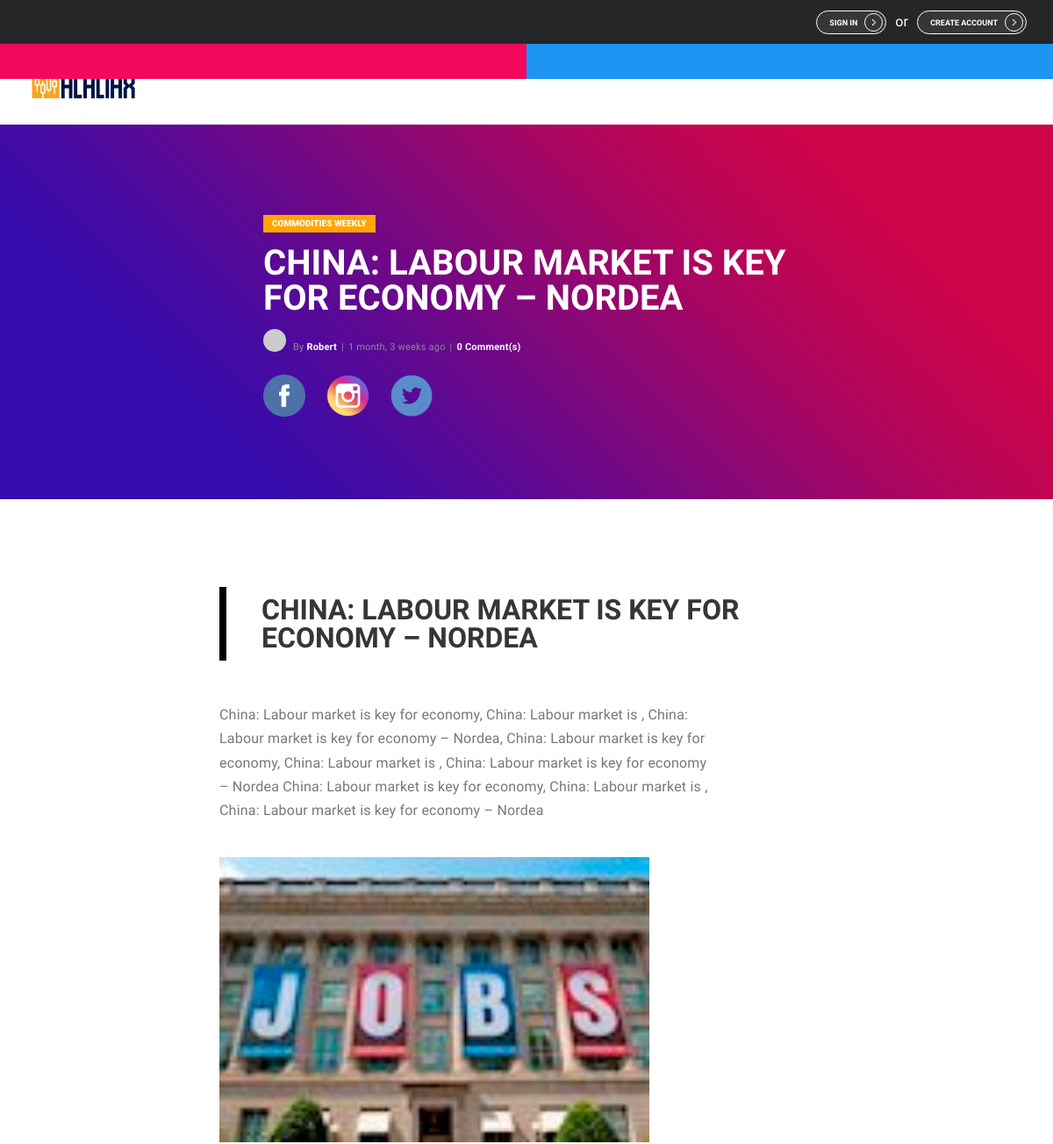
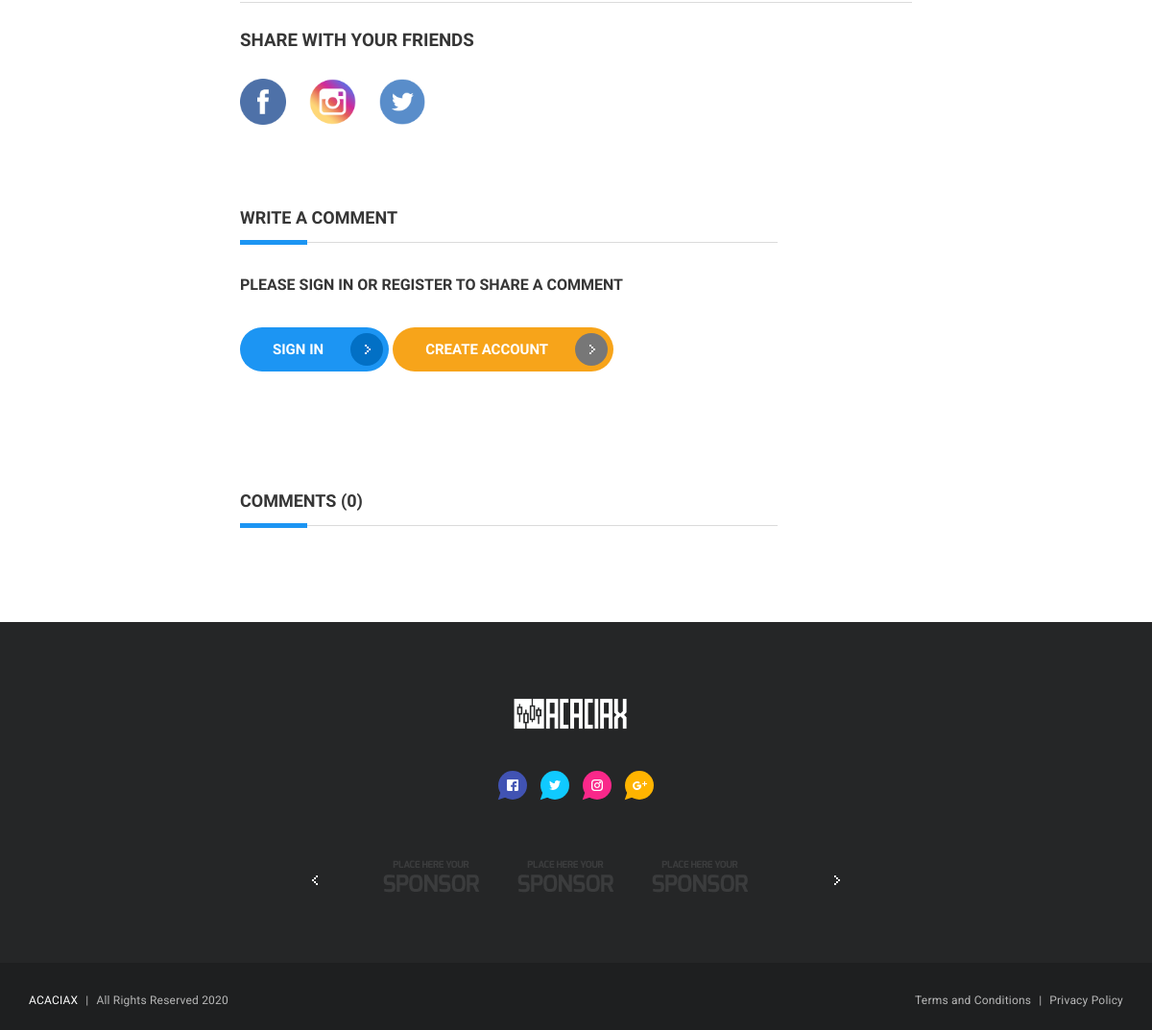
/analysis/2/, run on the app's committed database (2 pictures, top to bottom).
### analysis/models.py (models this page shows, shortened)
class AnalysisArticle(models.Model):
	ANALYSIS_ARTICLE_CATEGORY = (
		('COMMODITIES WEEKLY', 'COMMODITIES WEEKLY'),
	)
	title = models.CharField(max_length=255)
	description = models.TextField(max_length=4000)
	category = models.CharField(max_length=255, choices=ANALYSIS_ARTICLE_CATEGORY, default='COMMODITIES WEEKLY')
	image = models.ImageField(blank=True, upload_to='analysis')
	last_updated = models.DateTimeField(auto_now_add=True)
	starter = models.ForeignKey(User, related_name='analysis_articles', on_delete=models.CASCADE)

### analysis/views.py (the view)
# urls.py: re_path(r'^analysis/(?P<analysis_article_pk>\d+)/$', analysis_views.analysis_posts, name='analysis_posts'),
def analysis_posts(request, analysis_article_pk):
    analysis_article = get_object_or_404(AnalysisArticle, pk=analysis_article_pk)
    if request.method == 'POST':
        form = PostForm(request.POST)
        if form.is_valid():
            post = form.save(commit=False)
            post.analysis_article = analysis_article
            post.created_by = request.user
            post.save()
    else:
        form = PostForm()
    return render(request, 'analysis_post.html', {'analysis_article' : analysis_article, 'form':form })

### forum/templatetags/gravatar.py (called while the page is built)
@register.filter
def gravatar(user):
    email = user.email.lower().encode('utf-8')
    default = 'mm'
    size = 256
    url = 'https://www.gravatar.com/avatar/{md5}?{params}'.format(
        md5=hashlib.md5(email).hexdigest(),
        params=urlencode({'d': default, 's': str(size)})
    )
    return url

### templates/analysis_post.html (shortened to what this page needs)
{% extends 'base.html' %}
{% load static %}
{% load gravatar %}
{% load humanize %}
{% block stylesheet %}
  <link rel="stylesheet" href="{% static 'css/simplemde.min.css' %}">
{% endblock %}
{% block content_analysis_posts %}
  <div class="banner-wrap game-review">
  <div class="banner grid-limit cstm-width-50">
    <a href="news-v2.html" class="tag-ornament cstm-bg-yellow">{{ analysis_article.category }}</a>
  <h2 class="banner-title pad-tp_btm text-left">{{ analysis_article.title }}</h2>
      <div class="post-author-info-wrap">
        <a href="search-results.html">
          <figure class="user-avatar tiny liquid">
          </figure>
        </a>
        <p class="post-author-info small light">By <a href="#0" class="post-author cstm-camel-case clr-whte">{{ analysis_article.starter }}</a><span class="separator">|</span>{{ analysis_article.last_updated|naturaltime }}<span class="separator">|</span><a href="#op-comments" class="post-comment-count clr-whte">{{ analysis_article.analysis_posts.count }} Comment(s)</a></p>
      </div>
      <br>
      <div class="layout-item-2-1">
        <div class="layout-item cstm-no-grid">
          <img class="icon-cstm-width" src="{% static 'img/acaciax/facebook_icon.png' %}">
          <img class="icon-cstm-width" src="{% static 'img/acaciax/instagram_icon.png' %}">
          <img class="icon-cstm-width" src="{% static 'img/acaciax/twitter_icon.png' %}">
        </div>
        <div class="layout-item">
        </div>
      </div>
  </div>
  </div>
  <div class="layout-content-full grid-limit cstm-width-700">
  <div class="faq-items">
  <div class="faq-item no-border">
    <div class="cstm-post-title">
      <div class="post_section">
      <div class="posts_header_text">
        <h1>{{ analysis_article.title }}</h1>
      </div>
      <div class="posts_text cstm-width-80">
        <p>{{ analysis_article.description }}</p>
      </div>
    </div>
    </div>
    <div class="faq-item-content">
      <img class="faq-item-img cstm-post-img-width" src="{{ analysis_article.image.url }}" alt="{{ analysis_article.title }}">
    </div>
  </div>
  <div class="faq-item">
  </div>
  <div class="faq-item no-border">
      <div class="cstm-post-title">
        <div class="post_section">
            <h3 class="pad-tp_btm_post">Share with your friends</h3>
          <div class="posts_social-icons cstm-width-80">
            <div class="layout-item-2-1">
              <div class="layout-item cstm-no-grid">
                <img class="icon-cstm-width" src="{% static 'img/acaciax/facebook_icon.png' %}">
                <img class="icon-cstm-width" src="{% static 'img/acaciax/instagram_icon.png' %}">
                <img class="icon-cstm-width" src="{% static 'img/acaciax/twitter_icon.png' %}">
              </div>
              <br><br>
            </div>
            <br><br><br>
            <div class="post-comment-form-wrap">
              <div class="section-title-wrap blue">
                <h2 class="section-title medium">Write a comment</h2>
                <div class="section-title-separator"></div>
              </div>
               {% if user.is_authenticated %}
                <div class="form-row">
                    <form method="post">
                    {% csrf_token %}
                    {% include 'includes/form.html' %}
                    <button type="submit" class="button blue full">Post your comment</button>
                  </form>
                </div>
                {% else %}
                <br><br>
                  <h4>Please Sign in or Register to share a comment</h4>
                  <br><br>
                    <button style="font-size: 15px;" class="button blue cstm_fit_content">
                      SIGN IN
                      <span class="button-ornament">
                        <svg class="arrow-icon medium">
                          <use xlink:href="#svg-arrow-medium"></use>
                        </svg>
                      </span>
                    </button>
                    <button style="font-size: 15px;" class="button accent-color-bg cstm_fit_content">
                      CREATE ACCOUNT
                      <span class="button-ornament">
                        <svg class="arrow-icon medium">
                          <use xlink:href="#svg-arrow-medium"></use>
                        </svg>
                      </span>
                    </button>
                {% endif %}
            </div>
            <br><br><br><br><br><br><br>
                <div id="op-comments" class="post-comment-thread">
                  <div class="section-title-wrap blue">
                    <h2 class="section-title medium">Comments ({{ analysis_article.analysis_posts.count }})</h2>
                    <div class="section-title-separator"></div>
                  </div>
                </div>
          </div>
      </div>
    </div>
  </div>
  </div>
  </div>
  {% endblock content_analysis_posts %}

### static/css/custom_css.css (style rules this page uses)
html { scroll-behavior: smooth; }
span { font-family: "Exo",sans-serif!important; letter-spacing: 0.2px; }
p { font-size: 1.0em; padding-top: 8px; font-family: "Exo",sans-serif!important; letter-spacing: 0.2px; }
.tag-ornament { background-color: #ffb400; }
.faq-item .faq-item-img { height: 100%; width: 100%; }
.cstm-camel-case { text-transform: capitalize; }
.text-left { text-align: left!important; }
.cstm-width-50 { width: 50%; }
.cstm-width-80 { width: 80%; }
.posts_header_text { padding: 10px 40px; border-left: 8px solid; margin: 40px 0px; }
.cstm-no-grid { display: unset; }
.icon-cstm-width { width: 12%; padding-right: 20px; }
.section-title-wrap .section-title-separator:before { height: 5px; }
.cstm_fit_content { width: fit-content; }
.pad-tp_btm_post { padding: 30px 0px; }
.pad-tp_btm { padding: 15px 0px; font-size: 2.5em!important; }
.cstm-bg-yellow { background-color: orange; }
.no-border { border-bottom: unset!important; border:unset; }
.cstm-width-700 { max-width: 700px; }
.cstm-post-img-width { width: 70%!important; }
button.accent-color-bg { background-color: #F7A41A; }
.accent-color-bg { background-color: #F7A41A; }
.clr-whte { color: #FFF; }

### data on the page
AnalysisArticle: category "COMMODITIES WEEKLY", title "CHINA: LABOUR MARKET IS KEY FOR ECONOMY – NORDEA", starter "Robert", last_updated "1 month, 3 weeks ago", analysis_posts.count "0", description "China: Labour market is key for economy, China: Labour market is , China: Labour market is key for economy – Nordea, China: Labour market is key for economy, China: Labour market is , China: Labour market is key for economy – Nordea China: Labour market is key for economy, China: Labour market is , China: Labour market is key for economy – Nordea", image (picture)
